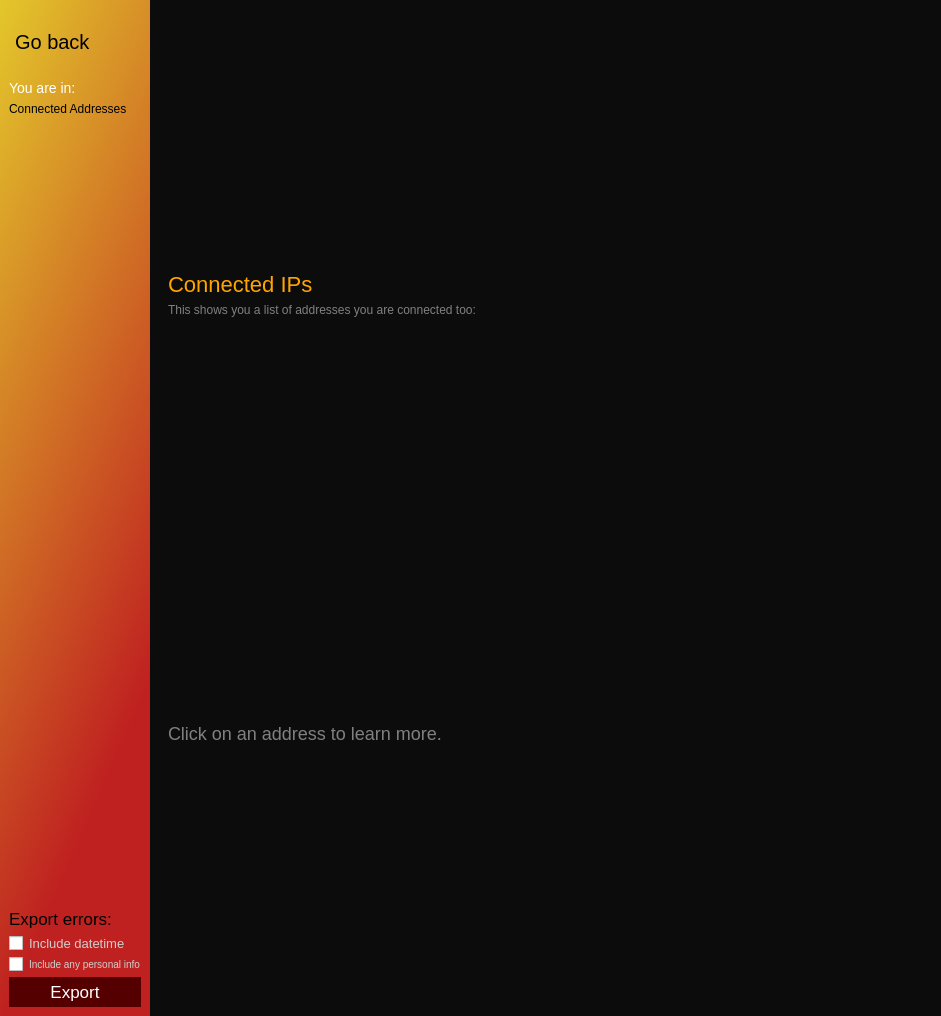
<?xml version="1.0" encoding="UTF-8"?>
<ui version="4.0">
 <class>MainWindow</class>
 <widget class="QMainWindow" name="MainWindow">
  <property name="geometry">
   <rect>
    <x>0</x>
    <y>0</y>
    <width>941</width>
    <height>1016</height>
   </rect>
  </property>
  <property name="maximumSize">
   <size>
    <width>31321</width>
    <height>31232</height>
   </size>
  </property>
  <property name="windowTitle">
   <string>MainWindow</string>
  </property>
  <property name="styleSheet">
   <string notr="true">border: unset;
background: rgb(12,12,12);</string>
  </property>
  <widget class="QWidget" name="app">
   <layout class="QHBoxLayout" name="horizontalLayout">
    <property name="spacing">
     <number>0</number>
    </property>
    <property name="leftMargin">
     <number>0</number>
    </property>
    <property name="topMargin">
     <number>0</number>
    </property>
    <property name="rightMargin">
     <number>0</number>
    </property>
    <property name="bottomMargin">
     <number>0</number>
    </property>
    <item>
     <widget class="QFrame" name="side_bar">
      <property name="maximumSize">
       <size>
        <width>160</width>
        <height>16777215</height>
       </size>
      </property>
      <property name="styleSheet">
       <string notr="true">background:qlineargradient(spread:pad, x1:0, y1:0, x2:0.306, y2:0.909091, stop:0.00568182 rgba(227, 198, 43, 255), stop:1 rgba(191, 32, 32, 255));</string>
      </property>
      <property name="frameShape">
       <enum>QFrame::StyledPanel</enum>
      </property>
      <property name="frameShadow">
       <enum>QFrame::Raised</enum>
      </property>
      <layout class="QVBoxLayout" name="verticalLayout_5">
       <item>
        <layout class="QVBoxLayout" name="header">
         <item>
          <layout class="QHBoxLayout" name="top">
           <item alignment="Qt::AlignTop">
            <widget class="QPushButton" name="back">
             <property name="minimumSize">
              <size>
               <width>0</width>
               <height>65</height>
              </size>
             </property>
             <property name="styleSheet">
              <string notr="true">font-size:20px;
background:none;</string>
             </property>
             <property name="text">
              <string> Go back</string>
             </property>
             <property name="icon">
              <iconset>
               <normaloff>../../assets/back2.png</normaloff>../../assets/back2.png</iconset>
             </property>
             <property name="iconSize">
              <size>
               <width>18</width>
               <height>32</height>
              </size>
             </property>
            </widget>
           </item>
           <item alignment="Qt::AlignRight|Qt::AlignVCenter">
            <widget class="QPushButton" name="help">
             <property name="styleSheet">
              <string notr="true">background:none;
padding:0px;
margin:0px;</string>
             </property>
             <property name="text">
              <string/>
             </property>
             <property name="icon">
              <iconset>
               <normaloff>../../assets/help3.png</normaloff>../../assets/help3.png</iconset>
             </property>
             <property name="iconSize">
              <size>
               <width>16</width>
               <height>16</height>
              </size>
             </property>
            </widget>
           </item>
          </layout>
         </item>
         <item>
          <layout class="QVBoxLayout" name="verticalLayout_3">
           <item>
            <widget class="QLabel" name="label">
             <property name="styleSheet">
              <string notr="true">font-size:14px;
background:none;
color:white;</string>
             </property>
             <property name="text">
              <string>You are in: </string>
             </property>
            </widget>
           </item>
           <item>
            <widget class="QPushButton" name="back_2">
             <property name="styleSheet">
              <string notr="true">font-size:12px;
background:none;
text-align:left;
</string>
             </property>
             <property name="text">
              <string>Connected Addresses</string>
             </property>
             <property name="icon">
              <iconset>
               <normaloff>../../assets/error_pic.png</normaloff>../../assets/error_pic.png</iconset>
             </property>
             <property name="iconSize">
              <size>
               <width>25</width>
               <height>25</height>
              </size>
             </property>
            </widget>
           </item>
          </layout>
         </item>
        </layout>
       </item>
       <item>
        <spacer name="verticalSpacer">
         <property name="orientation">
          <enum>Qt::Vertical</enum>
         </property>
         <property name="sizeHint" stdset="0">
          <size>
           <width>20</width>
           <height>40</height>
          </size>
         </property>
        </spacer>
       </item>
       <item>
        <layout class="QVBoxLayout" name="exports">
         <item>
          <widget class="QLabel" name="label_2">
           <property name="styleSheet">
            <string notr="true">font-size:17px;
background:none;

color:black;</string>
           </property>
           <property name="text">
            <string>Export errors:</string>
           </property>
          </widget>
         </item>
         <item>
          <layout class="QVBoxLayout" name="verticalLayout">
           <item>
            <widget class="QCheckBox" name="checkBox">
             <property name="styleSheet">
              <string notr="true">background:none;font-size:13px;color:rgb(207, 207, 207);</string>
             </property>
             <property name="text">
              <string>Include datetime</string>
             </property>
            </widget>
           </item>
           <item>
            <widget class="QCheckBox" name="checkBox_2">
             <property name="styleSheet">
              <string notr="true">background:none;font-size:10px;color:rgb(207, 207, 207);</string>
             </property>
             <property name="text">
              <string>Include any personal info</string>
             </property>
            </widget>
           </item>
          </layout>
         </item>
         <item>
          <widget class="QPushButton" name="export_2">
           <property name="styleSheet">
            <string notr="true">background: rgb(85, 0, 0);
color:white;font-size:17px;
padding:5px;</string>
           </property>
           <property name="text">
            <string>Export</string>
           </property>
           <property name="icon">
            <iconset>
             <normaloff>../../assets/export_2.png</normaloff>../../assets/export_2.png</iconset>
           </property>
          </widget>
         </item>
        </layout>
       </item>
      </layout>
     </widget>
    </item>
    <item alignment="Qt::AlignVCenter">
     <widget class="QFrame" name="body">
      <property name="styleSheet">
       <string notr="true">background-color:rgb(12, 12, 12);</string>
      </property>
      <property name="frameShape">
       <enum>QFrame::StyledPanel</enum>
      </property>
      <property name="frameShadow">
       <enum>QFrame::Raised</enum>
      </property>
      <layout class="QVBoxLayout" name="verticalLayout_2">
       <item alignment="Qt::AlignTop">
        <widget class="QFrame" name="frame">
         <property name="minimumSize">
          <size>
           <width>0</width>
           <height>490</height>
          </size>
         </property>
         <property name="maximumSize">
          <size>
           <width>16777215</width>
           <height>3242342</height>
          </size>
         </property>
         <property name="frameShape">
          <enum>QFrame::StyledPanel</enum>
         </property>
         <property name="frameShadow">
          <enum>QFrame::Raised</enum>
         </property>
         <layout class="QVBoxLayout" name="verticalLayout_6">
          <item alignment="Qt::AlignVCenter">
           <widget class="QLabel" name="label_3">
            <property name="styleSheet">
             <string notr="true">color:orange;
font-size:22px;</string>
            </property>
            <property name="text">
             <string>Connected IPs</string>
            </property>
           </widget>
          </item>
          <item>
           <widget class="QLabel" name="label_7">
            <property name="styleSheet">
             <string notr="true">color:grey;</string>
            </property>
            <property name="text">
             <string>This shows you a list of addresses you are connected too:</string>
            </property>
           </widget>
          </item>
          <item>
           <layout class="QVBoxLayout" name="verticalLayout_4">
            <item>
             <widget class="QListWidget" name="listWidget">
              <property name="styleSheet">
               <string notr="true">color:white;</string>
              </property>
             </widget>
            </item>
            <item>
             <widget class="QLabel" name="label_8">
              <property name="styleSheet">
               <string notr="true">color:white;
font-size:18px;
color:grey;</string>
              </property>
              <property name="text">
               <string>Click on an address to learn more.</string>
              </property>
             </widget>
            </item>
           </layout>
          </item>
         </layout>
        </widget>
       </item>
      </layout>
     </widget>
    </item>
   </layout>
  </widget>
 </widget>
 <resources/>
 <connections/>
</ui>
